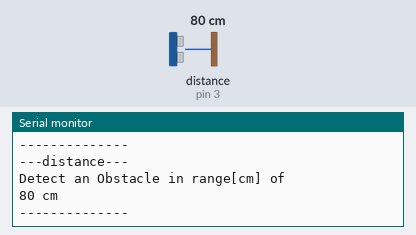
The sketch below on a simulated Arduino Uno, built with avr-gcc and run on an emulated ATmega328P. Parts: the last lines printed to the serial monitor. Wiring (inferred from the names in the program): ultrasonic range finder: trigger pin 2; echo pin 3. Inputs (shaded band) come from the test bench; at power-on: distance to the obstacle (sensor on pin 3) 80 cm. The echo pulse lasts 58.3 µs per cm.

Above: at 1.8 s.
1.9 s: distance to the obstacle (sensor on pin 3) set to 2 cm
At 2.5 s:
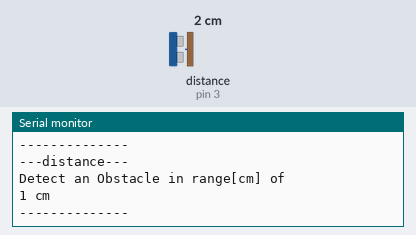
3.4 s: distance to the obstacle (sensor on pin 3) set to 4 cm
At 4.8 s:
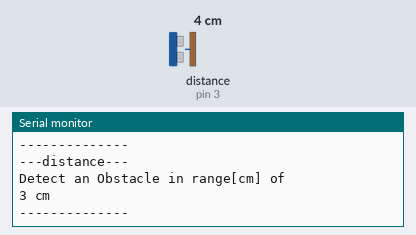
Timing chart, 0 to 6.4 s (numbered marks = the images above; inputs shaded):
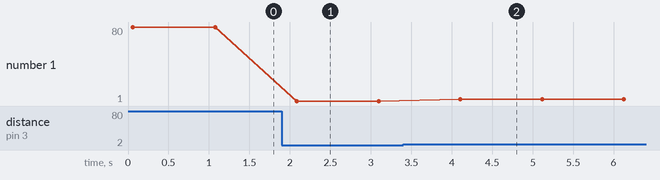

The sketch:

ultrasound.ino
```cpp
int ECHO_pin=3;
int TRIG_pin=2;
unsigned long distance;

void setup() {
  Serial.begin(9600);
  pinMode(ECHO_pin,INPUT);
  pinMode(TRIG_pin, OUTPUT);
}

void loop() {
  digitalWrite(TRIG_pin, LOW);
  delayMicroseconds(2);
  digitalWrite(TRIG_pin, HIGH);
  delayMicroseconds(10);
  digitalWrite(TRIG_pin, LOW);

  distance=pulseIn(ECHO_pin, HIGH);
  distance=distance/58;
  Serial.println("---distance---");
  Serial.println("Detect an Obstacle in range[cm] of");
  Serial.println(String(distance) + " cm");
  Serial.println("--------------");
  delay(1000);
}
```

Measured:
- after the input at 1.9 s, the serial monitor: prints a new line after 0.19 s (image 1)
- after the input at 3.4 s, the serial monitor: prints a new line after 0.71 s (image 2)
- plotted number 1: 80 → 1 after the input at 1.9 s, 1 → 3 after the input at 3.4 s
